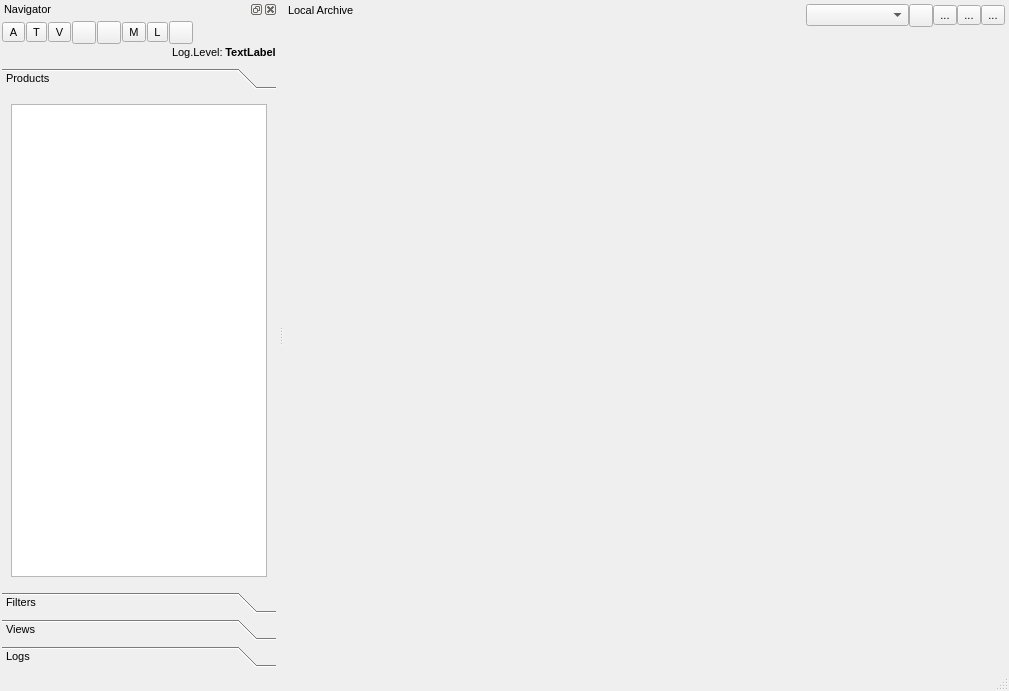
<?xml version="1.0" encoding="UTF-8"?>
<ui version="4.0">
 <class>MainWindow</class>
 <widget class="QMainWindow" name="MainWindow">
  <property name="geometry">
   <rect>
    <x>0</x>
    <y>0</y>
    <width>1009</width>
    <height>691</height>
   </rect>
  </property>
  <property name="font">
   <font>
    <pointsize>8</pointsize>
   </font>
  </property>
  <property name="windowTitle">
   <string>QPF Archive Viewer</string>
  </property>
  <property name="windowIcon">
   <iconset resource="icons_nav.qrc">
    <normaloff>:/img/QPFav.png</normaloff>:/img/QPFav.png</iconset>
  </property>
  <widget class="QWidget" name="centralwidget">
   <layout class="QVBoxLayout" name="verticalLayout_11">
    <property name="spacing">
     <number>2</number>
    </property>
    <property name="leftMargin">
     <number>2</number>
    </property>
    <property name="topMargin">
     <number>2</number>
    </property>
    <property name="rightMargin">
     <number>2</number>
    </property>
    <property name="bottomMargin">
     <number>2</number>
    </property>
    <item>
     <widget class="QStackedWidget" name="stckMain">
      <property name="toolTipDuration">
       <number>-24</number>
      </property>
      <property name="currentIndex">
       <number>0</number>
      </property>
      <widget class="QWidget" name="pgLocalArch">
       <layout class="QVBoxLayout" name="verticalLayout_2" stretch="0,1000">
        <property name="leftMargin">
         <number>2</number>
        </property>
        <property name="topMargin">
         <number>2</number>
        </property>
        <property name="rightMargin">
         <number>2</number>
        </property>
        <property name="bottomMargin">
         <number>2</number>
        </property>
        <item>
         <layout class="QHBoxLayout" name="horizontalLayout_4" stretch="100,20,1,1,1,1">
          <property name="spacing">
           <number>0</number>
          </property>
          <property name="topMargin">
           <number>0</number>
          </property>
          <item>
           <widget class="QLabel" name="lblLocalArch">
            <property name="text">
             <string>Local Archive</string>
            </property>
            <property name="alignment">
             <set>Qt::AlignLeading|Qt::AlignLeft|Qt::AlignTop</set>
            </property>
           </widget>
          </item>
          <item>
           <widget class="QComboBox" name="cboxLocalArchAuto"/>
          </item>
          <item>
           <widget class="QToolButton" name="tbtnRefresh">
            <property name="text">
             <string/>
            </property>
            <property name="icon">
             <iconset resource="icons_nav.qrc">
              <normaloff>:/img/refresh.png</normaloff>:/img/refresh.png</iconset>
            </property>
           </widget>
          </item>
          <item>
           <widget class="QToolButton" name="tbtnExpand">
            <property name="text">
             <string>...</string>
            </property>
            <property name="icon">
             <iconset resource="icons_nav.qrc">
              <normaloff>:/img/expand.png</normaloff>:/img/expand.png</iconset>
            </property>
           </widget>
          </item>
          <item>
           <widget class="QToolButton" name="tbtnCollapse">
            <property name="text">
             <string>...</string>
            </property>
            <property name="icon">
             <iconset resource="icons_nav.qrc">
              <normaloff>:/img/collapse.png</normaloff>:/img/collapse.png</iconset>
            </property>
           </widget>
          </item>
          <item>
           <widget class="QToolButton" name="tbtnResize">
            <property name="text">
             <string>...</string>
            </property>
            <property name="icon">
             <iconset resource="icons_nav.qrc">
              <normaloff>:/img/resize.png</normaloff>:/img/resize.png</iconset>
            </property>
           </widget>
          </item>
         </layout>
        </item>
        <item>
         <widget class="LocalArchiveView" name="localArchView" native="true"/>
        </item>
       </layout>
      </widget>
      <widget class="QWidget" name="pgProcTasks">
       <layout class="QVBoxLayout" name="verticalLayout" stretch="0,1000">
        <property name="leftMargin">
         <number>2</number>
        </property>
        <property name="topMargin">
         <number>2</number>
        </property>
        <property name="rightMargin">
         <number>2</number>
        </property>
        <property name="bottomMargin">
         <number>2</number>
        </property>
        <item>
         <layout class="QHBoxLayout" name="horizontalLayout_6">
          <property name="topMargin">
           <number>0</number>
          </property>
          <item>
           <widget class="QLabel" name="lblProcTasks">
            <property name="text">
             <string>Processing Tasks</string>
            </property>
            <property name="alignment">
             <set>Qt::AlignLeading|Qt::AlignLeft|Qt::AlignTop</set>
            </property>
           </widget>
          </item>
          <item>
           <spacer name="horizontalSpacer_6">
            <property name="orientation">
             <enum>Qt::Horizontal</enum>
            </property>
            <property name="sizeHint" stdset="0">
             <size>
              <width>40</width>
              <height>20</height>
             </size>
            </property>
           </spacer>
          </item>
          <item>
           <widget class="QToolButton" name="tbtnRefreshTaskView">
            <property name="text">
             <string/>
            </property>
            <property name="icon">
             <iconset resource="icons_nav.qrc">
              <normaloff>:/img/refresh.png</normaloff>:/img/refresh.png</iconset>
            </property>
            <property name="checkable">
             <bool>true</bool>
            </property>
            <property name="checked">
             <bool>true</bool>
            </property>
           </widget>
          </item>
         </layout>
        </item>
        <item>
         <widget class="TasksView" name="tasksView" native="true"/>
        </item>
       </layout>
      </widget>
      <widget class="QWidget" name="pgProdView">
       <layout class="QVBoxLayout" name="verticalLayout_4" stretch="1,1000">
        <property name="leftMargin">
         <number>2</number>
        </property>
        <property name="topMargin">
         <number>2</number>
        </property>
        <property name="rightMargin">
         <number>2</number>
        </property>
        <property name="bottomMargin">
         <number>2</number>
        </property>
        <item>
         <widget class="QLabel" name="lblProdView">
          <property name="text">
           <string>Product Viewer</string>
          </property>
          <property name="alignment">
           <set>Qt::AlignLeading|Qt::AlignLeft|Qt::AlignTop</set>
          </property>
         </widget>
        </item>
        <item>
         <widget class="ProductsViewer" name="prodsViewer" native="true"/>
        </item>
       </layout>
      </widget>
      <widget class="QWidget" name="pgFilters">
       <layout class="QVBoxLayout" name="verticalLayout_16">
        <property name="leftMargin">
         <number>2</number>
        </property>
        <property name="topMargin">
         <number>2</number>
        </property>
        <property name="rightMargin">
         <number>2</number>
        </property>
        <property name="bottomMargin">
         <number>2</number>
        </property>
        <item>
         <widget class="QLabel" name="lblFilters">
          <property name="text">
           <string>Report Filters</string>
          </property>
          <property name="alignment">
           <set>Qt::AlignLeading|Qt::AlignLeft|Qt::AlignTop</set>
          </property>
         </widget>
        </item>
        <item>
         <widget class="QTabWidget" name="tabwdgFilters">
          <property name="currentIndex">
           <number>-1</number>
          </property>
         </widget>
        </item>
       </layout>
      </widget>
      <widget class="QWidget" name="pgAlerts">
       <layout class="QVBoxLayout" name="verticalLayout_14">
        <property name="leftMargin">
         <number>2</number>
        </property>
        <property name="topMargin">
         <number>2</number>
        </property>
        <property name="rightMargin">
         <number>2</number>
        </property>
        <property name="bottomMargin">
         <number>2</number>
        </property>
        <item>
         <widget class="QLabel" name="lblAlerts">
          <property name="text">
           <string>Alerts</string>
          </property>
          <property name="alignment">
           <set>Qt::AlignLeading|Qt::AlignLeft|Qt::AlignTop</set>
          </property>
         </widget>
        </item>
        <item>
         <widget class="QTabWidget" name="tabwdgAlerts">
          <property name="tabPosition">
           <enum>QTabWidget::North</enum>
          </property>
          <property name="tabShape">
           <enum>QTabWidget::Rounded</enum>
          </property>
          <property name="currentIndex">
           <number>0</number>
          </property>
          <property name="tabBarAutoHide">
           <bool>true</bool>
          </property>
          <widget class="QWidget" name="tabProcAlerts">
           <attribute name="title">
            <string>Processing Alerts</string>
           </attribute>
           <layout class="QVBoxLayout" name="verticalLayout_12">
            <property name="leftMargin">
             <number>2</number>
            </property>
            <property name="topMargin">
             <number>2</number>
            </property>
            <property name="rightMargin">
             <number>2</number>
            </property>
            <property name="bottomMargin">
             <number>2</number>
            </property>
            <item>
             <widget class="ProcAlertsView" name="procAlertsView" native="true"/>
            </item>
           </layout>
          </widget>
          <widget class="QWidget" name="tabSysAlerts">
           <attribute name="title">
            <string>System Alerts</string>
           </attribute>
           <layout class="QVBoxLayout" name="verticalLayout_13">
            <property name="leftMargin">
             <number>2</number>
            </property>
            <property name="topMargin">
             <number>2</number>
            </property>
            <property name="rightMargin">
             <number>2</number>
            </property>
            <property name="bottomMargin">
             <number>2</number>
            </property>
            <item>
             <widget class="SysAlertsView" name="sysAlertsView" native="true"/>
            </item>
           </layout>
          </widget>
         </widget>
        </item>
       </layout>
      </widget>
      <widget class="QWidget" name="pgMonit">
       <layout class="QVBoxLayout" name="verticalLayout_7" stretch="1,1000">
        <item>
         <widget class="QLabel" name="lblMonit">
          <property name="text">
           <string>Monitoring Information</string>
          </property>
         </widget>
        </item>
        <item>
         <widget class="QFrame" name="frmMonit">
          <property name="frameShape">
           <enum>QFrame::StyledPanel</enum>
          </property>
          <property name="frameShadow">
           <enum>QFrame::Raised</enum>
          </property>
         </widget>
        </item>
       </layout>
      </widget>
      <widget class="QWidget" name="pgLog">
       <layout class="QVBoxLayout" name="verticalLayout_3">
        <item>
         <layout class="QHBoxLayout" name="horizontalLayout_2" stretch="1,1,5">
          <item>
           <widget class="QLabel" name="lblLog">
            <property name="text">
             <string>Logging Information</string>
            </property>
           </widget>
          </item>
          <item>
           <widget class="QComboBox" name="cboxLog"/>
          </item>
          <item>
           <spacer name="horizontalSpacer">
            <property name="orientation">
             <enum>Qt::Horizontal</enum>
            </property>
            <property name="sizeHint" stdset="0">
             <size>
              <width>40</width>
              <height>20</height>
             </size>
            </property>
           </spacer>
          </item>
         </layout>
        </item>
        <item>
         <widget class="QStackedWidget" name="stckLogs">
          <widget class="QWidget" name="page"/>
          <widget class="QWidget" name="page_2"/>
         </widget>
        </item>
       </layout>
      </widget>
      <widget class="QWidget" name="pgTools">
       <layout class="QVBoxLayout" name="verticalLayout_15">
        <item>
         <widget class="QLabel" name="lblTools">
          <property name="text">
           <string>Tools</string>
          </property>
         </widget>
        </item>
        <item>
         <layout class="QHBoxLayout" name="horizontalLayout_3">
          <property name="topMargin">
           <number>0</number>
          </property>
          <item>
           <spacer name="horizontalSpacer_3">
            <property name="orientation">
             <enum>Qt::Horizontal</enum>
            </property>
            <property name="sizeHint" stdset="0">
             <size>
              <width>40</width>
              <height>20</height>
             </size>
            </property>
           </spacer>
          </item>
          <item>
           <widget class="QFrame" name="frame">
            <property name="frameShape">
             <enum>QFrame::NoFrame</enum>
            </property>
            <property name="frameShadow">
             <enum>QFrame::Plain</enum>
            </property>
            <layout class="QGridLayout" name="gridLayout">
             <item row="0" column="1">
              <widget class="QPushButton" name="btnCfgTool_txt">
               <property name="minimumSize">
                <size>
                 <width>180</width>
                 <height>38</height>
                </size>
               </property>
               <property name="toolTip">
                <string>Open Configuration Tool dialog</string>
               </property>
               <property name="text">
                <string>Configuration Tool</string>
               </property>
               <property name="iconSize">
                <size>
                 <width>32</width>
                 <height>32</height>
                </size>
               </property>
               <property name="flat">
                <bool>false</bool>
               </property>
              </widget>
             </item>
             <item row="2" column="1">
              <widget class="QPushButton" name="btnVerbosity_txt">
               <property name="minimumSize">
                <size>
                 <width>180</width>
                 <height>38</height>
                </size>
               </property>
               <property name="toolTip">
                <string>Shows available Verbosity Levels</string>
               </property>
               <property name="text">
                <string>Verbosity</string>
               </property>
               <property name="iconSize">
                <size>
                 <width>32</width>
                 <height>32</height>
                </size>
               </property>
              </widget>
             </item>
             <item row="3" column="1">
              <widget class="QPushButton" name="btnUserDefTools_txt">
               <property name="minimumSize">
                <size>
                 <width>180</width>
                 <height>38</height>
                </size>
               </property>
               <property name="toolTip">
                <string>Show user-defined tools list</string>
               </property>
               <property name="text">
                <string>User defined Tools</string>
               </property>
               <property name="iconSize">
                <size>
                 <width>32</width>
                 <height>32</height>
                </size>
               </property>
              </widget>
             </item>
             <item row="1" column="1">
              <widget class="QPushButton" name="btnDBBrowser_txt">
               <property name="minimumSize">
                <size>
                 <width>180</width>
                 <height>38</height>
                </size>
               </property>
               <property name="toolTip">
                <string>Shows QPF Database Browser</string>
               </property>
               <property name="text">
                <string>Database Browser</string>
               </property>
               <property name="iconSize">
                <size>
                 <width>32</width>
                 <height>32</height>
                </size>
               </property>
              </widget>
             </item>
             <item row="0" column="0">
              <widget class="QPushButton" name="btnCfgTool">
               <property name="text">
                <string/>
               </property>
               <property name="icon">
                <iconset resource="icons_nav.qrc">
                 <normaloff>:/img/general.png</normaloff>:/img/general.png</iconset>
               </property>
               <property name="iconSize">
                <size>
                 <width>32</width>
                 <height>32</height>
                </size>
               </property>
              </widget>
             </item>
             <item row="1" column="0">
              <widget class="QPushButton" name="btnDBBrowser">
               <property name="text">
                <string/>
               </property>
               <property name="icon">
                <iconset resource="icons_nav.qrc">
                 <normaloff>:/img/storage.png</normaloff>:/img/storage.png</iconset>
               </property>
               <property name="iconSize">
                <size>
                 <width>32</width>
                 <height>32</height>
                </size>
               </property>
              </widget>
             </item>
             <item row="2" column="0">
              <widget class="QPushButton" name="btnVerbosity">
               <property name="text">
                <string/>
               </property>
               <property name="icon">
                <iconset resource="icons_nav.qrc">
                 <normaloff>:/img/verblevel.png</normaloff>:/img/verblevel.png</iconset>
               </property>
               <property name="iconSize">
                <size>
                 <width>32</width>
                 <height>32</height>
                </size>
               </property>
              </widget>
             </item>
             <item row="3" column="0">
              <widget class="QPushButton" name="btnUserDefTools">
               <property name="text">
                <string/>
               </property>
               <property name="icon">
                <iconset resource="icons_nav.qrc">
                 <normaloff>:/img/exttools.png</normaloff>:/img/exttools.png</iconset>
               </property>
               <property name="iconSize">
                <size>
                 <width>32</width>
                 <height>32</height>
                </size>
               </property>
              </widget>
             </item>
            </layout>
           </widget>
          </item>
          <item>
           <spacer name="horizontalSpacer_4">
            <property name="orientation">
             <enum>Qt::Horizontal</enum>
            </property>
            <property name="sizeHint" stdset="0">
             <size>
              <width>40</width>
              <height>20</height>
             </size>
            </property>
           </spacer>
          </item>
         </layout>
        </item>
        <item>
         <spacer name="verticalSpacer_2">
          <property name="orientation">
           <enum>Qt::Vertical</enum>
          </property>
          <property name="sizeHint" stdset="0">
           <size>
            <width>20</width>
            <height>607</height>
           </size>
          </property>
         </spacer>
        </item>
       </layout>
      </widget>
     </widget>
    </item>
   </layout>
  </widget>
  <widget class="QMenuBar" name="menubar">
   <property name="geometry">
    <rect>
     <x>0</x>
     <y>0</y>
     <width>1009</width>
     <height>18</height>
    </rect>
   </property>
  </widget>
  <widget class="QStatusBar" name="statusbar"/>
  <widget class="QDockWidget" name="dckNavigator">
   <property name="windowTitle">
    <string>Navigator</string>
   </property>
   <attribute name="dockWidgetArea">
    <number>1</number>
   </attribute>
   <widget class="QWidget" name="dckNavigatorContents">
    <layout class="QVBoxLayout" name="verticalLayout_5">
     <property name="spacing">
      <number>2</number>
     </property>
     <property name="leftMargin">
      <number>2</number>
     </property>
     <property name="topMargin">
      <number>2</number>
     </property>
     <property name="rightMargin">
      <number>2</number>
     </property>
     <property name="bottomMargin">
      <number>2</number>
     </property>
     <item>
      <layout class="QHBoxLayout" name="horizontalLayout">
       <property name="spacing">
        <number>1</number>
       </property>
       <item>
        <widget class="QToolButton" name="tbtnArchive">
         <property name="toolTip">
          <string>Click on this button to show the list of products in the Local Archive</string>
         </property>
         <property name="statusTip">
          <string>Click on this button to show the list of products in the Local Archive</string>
         </property>
         <property name="text">
          <string>A</string>
         </property>
         <property name="icon">
          <iconset resource="icons_nav.qrc">
           <normaloff>:/img/archive.png</normaloff>:/img/archive.png</iconset>
         </property>
         <attribute name="buttonGroup">
          <string notr="true">btngrpNavigator</string>
         </attribute>
        </widget>
       </item>
       <item>
        <widget class="QToolButton" name="tbtnTasks">
         <property name="toolTip">
          <string>Click on this button to show the list of Processing Tasks</string>
         </property>
         <property name="toolTipDuration">
          <number>7</number>
         </property>
         <property name="statusTip">
          <string>Click on this button to show the list of Processing Tasks</string>
         </property>
         <property name="text">
          <string>T</string>
         </property>
         <property name="icon">
          <iconset resource="icons_nav.qrc">
           <normaloff>:/img/tasks.png</normaloff>:/img/tasks.png</iconset>
         </property>
         <attribute name="buttonGroup">
          <string notr="true">btngrpNavigator</string>
         </attribute>
        </widget>
       </item>
       <item>
        <widget class="QToolButton" name="tbtnViewer">
         <property name="toolTip">
          <string>Click on this button to show the set of products open for viewing</string>
         </property>
         <property name="statusTip">
          <string>Click on this button to show the set of products open for viewing</string>
         </property>
         <property name="text">
          <string>V</string>
         </property>
         <property name="icon">
          <iconset resource="icons_nav.qrc">
           <normaloff>:/img/view.png</normaloff>:/img/view.png</iconset>
         </property>
         <attribute name="buttonGroup">
          <string notr="true">btngrpNavigator</string>
         </attribute>
        </widget>
       </item>
       <item>
        <widget class="QToolButton" name="tbtnFilter">
         <property name="toolTip">
          <string>Click on this button to show the create and view filters on data products</string>
         </property>
         <property name="statusTip">
          <string>Click on this button to show the set of products open for viewing</string>
         </property>
         <property name="text">
          <string/>
         </property>
         <property name="icon">
          <iconset resource="icons_nav.qrc">
           <normaloff>:/img/filter.png</normaloff>:/img/filter.png</iconset>
         </property>
         <attribute name="buttonGroup">
          <string notr="true">btngrpNavigator</string>
         </attribute>
        </widget>
       </item>
       <item>
        <widget class="QToolButton" name="tbtnAlerts">
         <property name="toolTip">
          <string>Click on this button to show the list of processing and system alerts registered</string>
         </property>
         <property name="statusTip">
          <string>Click on this button to show the list of processing and system alerts registered</string>
         </property>
         <property name="text">
          <string/>
         </property>
         <property name="icon">
          <iconset resource="icons_nav.qrc">
           <normaloff>:/img/alerts.png</normaloff>:/img/alerts.png</iconset>
         </property>
         <attribute name="buttonGroup">
          <string notr="true">btngrpNavigator</string>
         </attribute>
        </widget>
       </item>
       <item>
        <widget class="QToolButton" name="tbtnMonit">
         <property name="toolTip">
          <string>Click on this button to show a set of monitoring statistics and monitoring information</string>
         </property>
         <property name="statusTip">
          <string>Click on this button to show a set of monitoring statistics and monitoring information</string>
         </property>
         <property name="text">
          <string>M</string>
         </property>
         <property name="icon">
          <iconset resource="icons_nav.qrc">
           <normaloff>:/img/monit.png</normaloff>:/img/monit.png</iconset>
         </property>
         <attribute name="buttonGroup">
          <string notr="true">btngrpNavigator</string>
         </attribute>
        </widget>
       </item>
       <item>
        <widget class="QToolButton" name="tbtnLog">
         <property name="toolTip">
          <string>Click on this button to show the contents of the log files</string>
         </property>
         <property name="statusTip">
          <string>Click on this button to show the contents of the log files</string>
         </property>
         <property name="text">
          <string>L</string>
         </property>
         <property name="icon">
          <iconset resource="icons_nav.qrc">
           <normaloff>:/img/log.png</normaloff>:/img/log.png</iconset>
         </property>
         <attribute name="buttonGroup">
          <string notr="true">btngrpNavigator</string>
         </attribute>
        </widget>
       </item>
       <item>
        <widget class="QToolButton" name="tbtnTools">
         <property name="toolTip">
          <string>Click on this button to show a set of tools for the QPF Archive Viewer</string>
         </property>
         <property name="statusTip">
          <string>Click on this button to show a set of tools for the QPF Archive Viewer</string>
         </property>
         <property name="text">
          <string/>
         </property>
         <property name="icon">
          <iconset resource="icons_nav.qrc">
           <normaloff>:/img/tools.png</normaloff>:/img/tools.png</iconset>
         </property>
         <attribute name="buttonGroup">
          <string notr="true">btngrpNavigator</string>
         </attribute>
        </widget>
       </item>
       <item>
        <spacer name="horizontalSpacer_2">
         <property name="orientation">
          <enum>Qt::Horizontal</enum>
         </property>
         <property name="sizeHint" stdset="0">
          <size>
           <width>40</width>
           <height>20</height>
          </size>
         </property>
        </spacer>
       </item>
      </layout>
     </item>
     <item>
      <layout class="QHBoxLayout" name="horizontalLayout_5">
       <property name="topMargin">
        <number>0</number>
       </property>
       <item>
        <widget class="StateLabel" name="lblState" native="true"/>
       </item>
       <item>
        <spacer name="horizontalSpacer_5">
         <property name="orientation">
          <enum>Qt::Horizontal</enum>
         </property>
         <property name="sizeHint" stdset="0">
          <size>
           <width>40</width>
           <height>20</height>
          </size>
         </property>
        </spacer>
       </item>
       <item>
        <widget class="QLabel" name="label">
         <property name="text">
          <string>Log.Level:</string>
         </property>
         <property name="alignment">
          <set>Qt::AlignLeading|Qt::AlignLeft|Qt::AlignTop</set>
         </property>
        </widget>
       </item>
       <item>
        <widget class="QLabel" name="lblVerbosity">
         <property name="font">
          <font>
           <weight>75</weight>
           <bold>true</bold>
          </font>
         </property>
         <property name="frameShape">
          <enum>QFrame::NoFrame</enum>
         </property>
         <property name="text">
          <string>TextLabel</string>
         </property>
         <property name="alignment">
          <set>Qt::AlignHCenter|Qt::AlignTop</set>
         </property>
        </widget>
       </item>
      </layout>
     </item>
     <item>
      <widget class="QToolBox" name="tboxNavigator">
       <property name="currentIndex">
        <number>0</number>
       </property>
       <widget class="QWidget" name="navpgProducts">
        <property name="geometry">
         <rect>
          <x>0</x>
          <y>0</y>
          <width>274</width>
          <height>469</height>
         </rect>
        </property>
        <attribute name="label">
         <string>Products</string>
        </attribute>
        <attribute name="toolTip">
         <string>List of open products</string>
        </attribute>
        <layout class="QVBoxLayout" name="verticalLayout_8">
         <item>
          <widget class="QListWidget" name="lstvwProducts"/>
         </item>
        </layout>
       </widget>
       <widget class="QWidget" name="navpgFilters">
        <property name="geometry">
         <rect>
          <x>0</x>
          <y>0</y>
          <width>274</width>
          <height>469</height>
         </rect>
        </property>
        <attribute name="label">
         <string>Filters</string>
        </attribute>
        <attribute name="toolTip">
         <string>List of filters on QLA reports</string>
        </attribute>
        <layout class="QVBoxLayout" name="verticalLayout_9">
         <item>
          <widget class="QListView" name="lstvwFilters"/>
         </item>
        </layout>
       </widget>
       <widget class="QWidget" name="navpgViews">
        <property name="geometry">
         <rect>
          <x>0</x>
          <y>0</y>
          <width>274</width>
          <height>469</height>
         </rect>
        </property>
        <attribute name="label">
         <string>Views</string>
        </attribute>
        <attribute name="toolTip">
         <string>List of QLA local archive defined views</string>
        </attribute>
        <layout class="QVBoxLayout" name="verticalLayout_10">
         <item>
          <widget class="QListView" name="lstvwViews"/>
         </item>
        </layout>
       </widget>
       <widget class="QWidget" name="navpgLogs">
        <property name="geometry">
         <rect>
          <x>0</x>
          <y>0</y>
          <width>274</width>
          <height>469</height>
         </rect>
        </property>
        <attribute name="label">
         <string>Logs</string>
        </attribute>
        <layout class="QVBoxLayout" name="verticalLayout_6">
         <item>
          <widget class="QListView" name="lstvwLogs"/>
         </item>
        </layout>
       </widget>
      </widget>
     </item>
    </layout>
   </widget>
  </widget>
 </widget>
 <customwidgets>
  <customwidget>
   <class>TasksView</class>
   <extends>QWidget</extends>
   <header>tasksview.h</header>
   <container>1</container>
   <slots>
    <slot>toggleAutoUpdate(bool)</slot>
   </slots>
  </customwidget>
  <customwidget>
   <class>LocalArchiveView</class>
   <extends>QWidget</extends>
   <header>localarchview.h</header>
   <container>1</container>
  </customwidget>
  <customwidget>
   <class>SysAlertsView</class>
   <extends>QWidget</extends>
   <header>sysalertsview.h</header>
   <container>1</container>
  </customwidget>
  <customwidget>
   <class>ProcAlertsView</class>
   <extends>QWidget</extends>
   <header>procalertsview.h</header>
   <container>1</container>
  </customwidget>
  <customwidget>
   <class>ProductsViewer</class>
   <extends>QWidget</extends>
   <header>productsviewer.h</header>
   <container>1</container>
  </customwidget>
  <customwidget>
   <class>StateLabel</class>
   <extends>QWidget</extends>
   <header>statelbl.h</header>
   <container>1</container>
  </customwidget>
 </customwidgets>
 <resources>
  <include location="icons_nav.qrc"/>
 </resources>
 <connections>
  <connection>
   <sender>btngrpNavigator</sender>
   <signal>buttonClicked(int)</signal>
   <receiver>stckMain</receiver>
   <slot>setCurrentIndex(int)</slot>
   <hints>
    <hint type="sourcelabel">
     <x>-1</x>
     <y>-1</y>
    </hint>
    <hint type="destinationlabel">
     <x>488</x>
     <y>298</y>
    </hint>
   </hints>
  </connection>
  <connection>
   <sender>tbtnRefreshTaskView</sender>
   <signal>toggled(bool)</signal>
   <receiver>tasksView</receiver>
   <slot>toggleAutoUpdate(bool)</slot>
   <hints>
    <hint type="sourcelabel">
     <x>991</x>
     <y>34</y>
    </hint>
    <hint type="destinationlabel">
     <x>646</x>
     <y>358</y>
    </hint>
   </hints>
  </connection>
 </connections>
 <buttongroups>
  <buttongroup name="btngrpNavigator"/>
 </buttongroups>
</ui>
